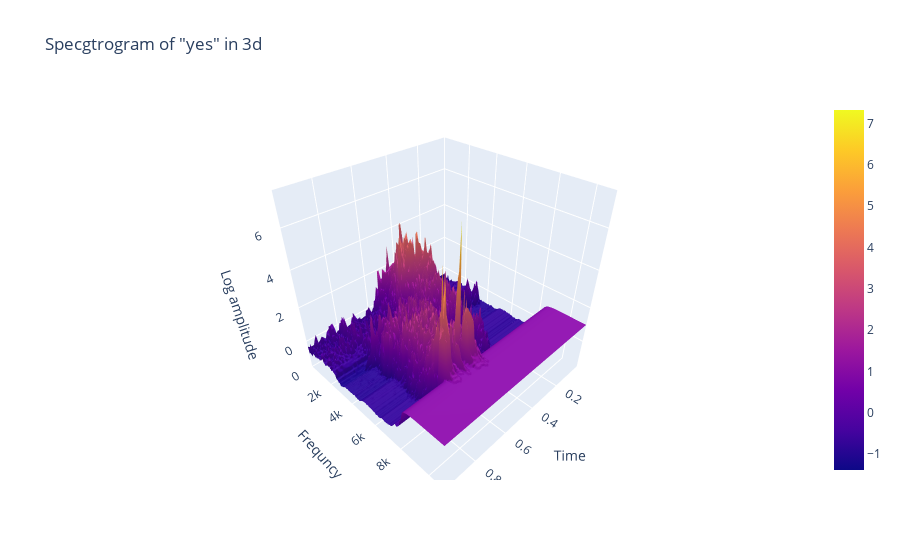

Write notebook code for a chart like this one.
### Markdown cell above
### Spectrogram in 3d

### Code cell
data = [go.Surface(x=times, y=freqs, z=spectrogram.T)]
layout = go.Layout(
title='Specgtrogram of "yes" in 3d',
scene = dict(
yaxis = dict(title='Frequncy', range=[freqs.min(),freqs.max()]),
xaxis = dict(title='Time', range=[times.min(),times.max()],),
zaxis = dict(title='Log amplitude'),
),
)
fig = go.Figure(data=data, layout=layout)
py.iplot(fig)

### Figure 1 — Plotly figure (JSON) as saved in the notebook; plotly's stock layout.template omitted (floating-point values rounded to 4 significant figures; data arrays with more than 128 entries replaced by an {"elided": "..."} marker saying what was removed)
{"data": [{"type": "surface", "x": [0.01, 0.02002, 0.03005, 0.04007, 0.05009, 0.06011, 0.07014, 0.08016, 0.09018, 0.1002, 0.1102, 0.1202, 0.1303, 0.1403, 0.1503, 0.1603, 0.1704, 0.1804, 0.1904, 0.2004, 0.2105, 0.2205, 0.2305, 0.2405, 0.2505, 0.2606, 0.2706, 0.2806, 0.2906, 0.3007, 0.3107, 0.3207, 0.3307, 0.3407, 0.3508, 0.3608, 0.3708, 0.3808, 0.3909, 0.4009, 0.4109, 0.4209, 0.431, 0.441, 0.451, 0.461, 0.471, 0.4811, 0.4911, 0.5011, 0.5111, 0.5212, 0.5312, 0.5412, 0.5512, 0.5612, 0.5713, 0.5813, 0.5913, 0.6013, 0.6114, 0.6214, 0.6314, 0.6414, 0.6515, 0.6615, 0.6715, 0.6815, 0.6915, 0.7016, 0.7116, 0.7216, 0.7316, 0.7417, 0.7517, 0.7617, 0.7717, 0.7817, 0.7918, 0.8018, 0.8118, 0.8218, 0.8319, 0.8419, 0.8519, 0.8619, 0.872, 0.882, 0.892, 0.902, 0.912, 0.9221, 0.9321, 0.9421, 0.9521, 0.9622, 0.9722, 0.9822], "y": {"elided": "221 int values"}, "z": {"elided": "221x98 float values"}}], "layout": {"scene": {"xaxis": {"range": [0.01, 0.9822], "title": {"text": "Time"}}, "yaxis": {"range": [0, 11000], "title": {"text": "Frequncy"}}, "zaxis": {"title": {"text": "Log amplitude"}}}, "title": {"text": "Specgtrogram of \"yes\" in 3d"}}}
